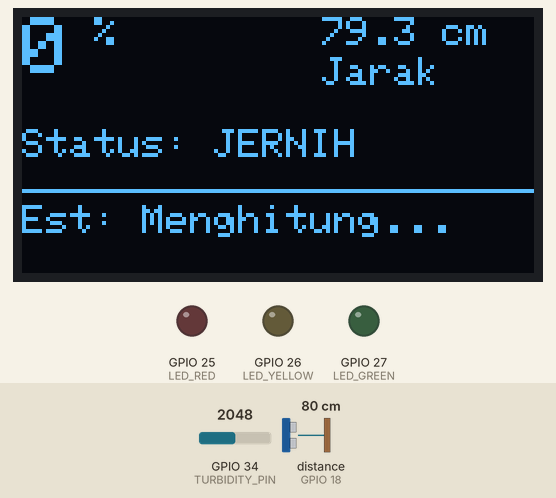
Bench run of a sketch on a simulated ESP32. Parts: 128×64 one-colour display, output pins drawn as LEDs (lit = HIGH). Wiring (inferred from the names in the program): ultrasonic range finder: trigger GPIO 5; echo GPIO 18. The inputs (shaded band) are chosen by the test bench; at power-on: GPIO 34 (TURBIDITY_PIN) = 2048, distance to the obstacle (sensor on GPIO 18) 80 cm. The echo pulse lasts 58.3 µs per cm; WiFi joins after 1.5 s; servers stay silent unless stated; uploads are accepted with an empty reply; the local clock reads 2024-03-15 10:24:30 at power-on unless the sketch sets it; pins used as bus, display or sensor lines are not drawn; what the sketch prints to the serial monitor is not drawn.

Above: at 5.7 s.
5.8 s: GPIO 34 (TURBIDITY_PIN) set to 1870
7.3 s: GPIO 34 (TURBIDITY_PIN) set to 1768
At 8.5 s:
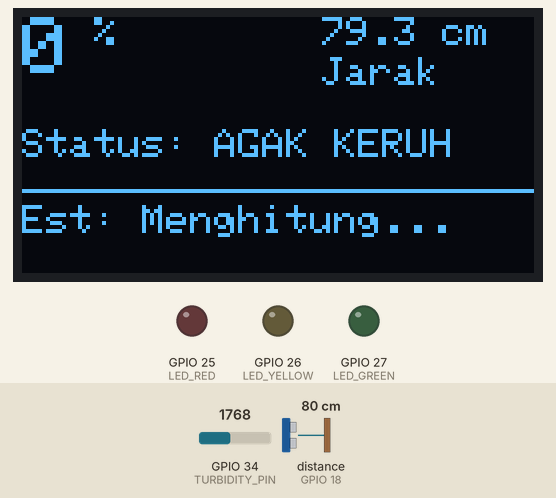
9.1 s: GPIO 34 (TURBIDITY_PIN) set to 1228
At 10.0 s:
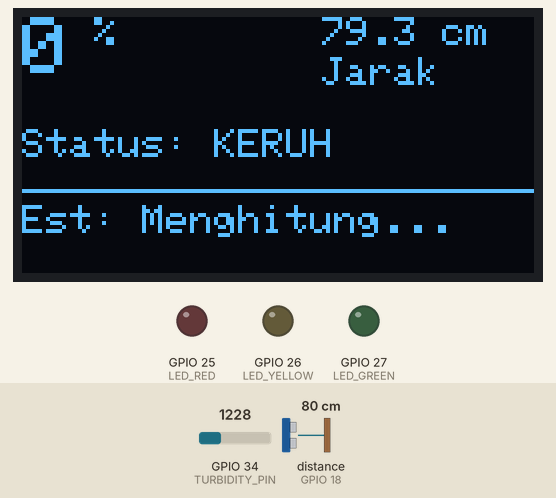
11.1 s: distance to the obstacle (sensor on GPIO 18) set to 2 cm
At 12.6 s:
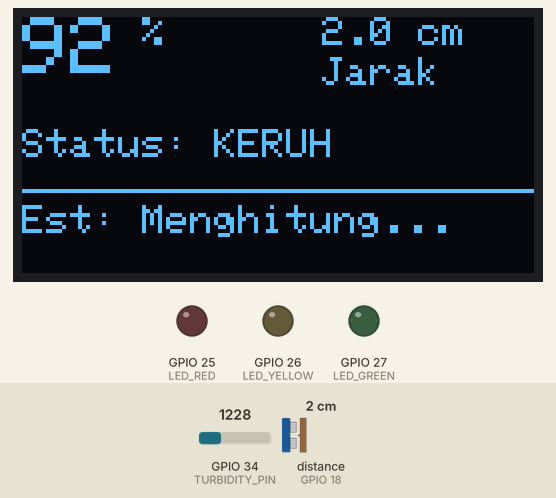
13.1 s: distance to the obstacle (sensor on GPIO 18) set to 6 cm
At 14.9 s:
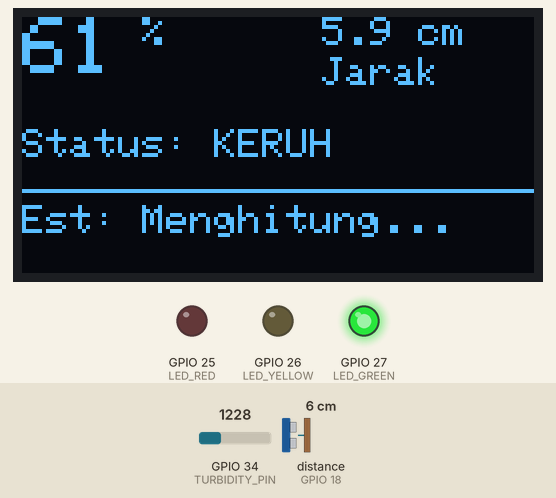
16.1 s: distance to the obstacle (sensor on GPIO 18) set to 9 cm
At 25.2 s:
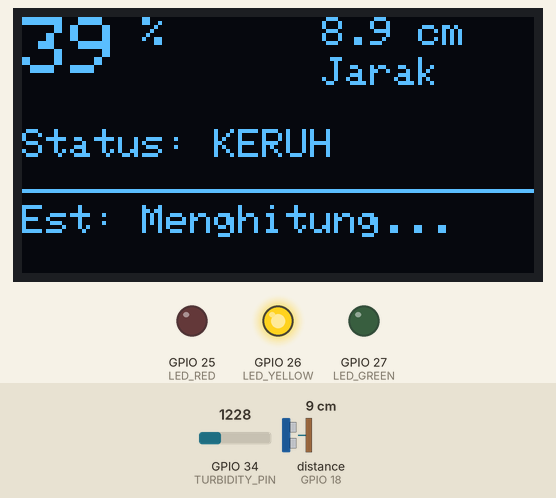
Timing chart, 0 to 26.0 s (numbered marks = the images above; inputs shaded):
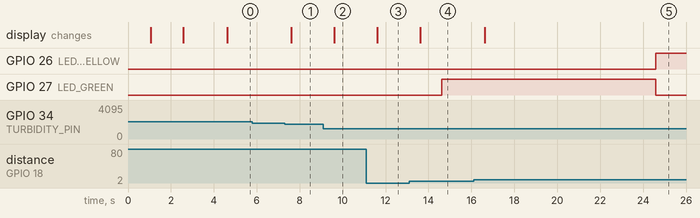

Measured:
- the behaviour switches between 1801 and 1800 on GPIO 34 (TURBIDITY_PIN) (found by bisection; images 0 and 1)
- the behaviour switches between 7 and 8 cm on distance to the obstacle (sensor on GPIO 18) (found by bisection; images 4 and 5)
- after the input at 5.8 s, every drawn part: stays the same
- after the input at 7.3 s, the display: changes after 0.31 s (image 1)
- after the input at 9.1 s, the display: changes after 0.52 s (image 2)
- after the input at 11.1 s, the display: changes after 0.51 s (image 3)
- after the input at 13.1 s, the display: changes after 0.51 s (image 4)
- after the input at 16.1 s, GPIO 26 (LED_YELLOW): LOW → HIGH after 8.5 s; GPIO 27 (LED_GREEN): HIGH → LOW after 8.5 s; the display: changes after 0.51 s (image 5)

The sketch:

monitoring-air.ino
```cpp
// ===================== MONITORING AIR - VERSI PRESISI TINGGI =====================
// Update: Threshold Turbidity Baru & Ultrasonik Float (0.1 cm resolution)

// #define BLYNK_TEMPLATE_ID "TMPL67ie_LrqP"
// #define BLYNK_TEMPLATE_NAME "Monitoring Level Air"
// #define BLYNK_AUTH_TOKEN "zEGrLk5l-VohIgMae9uO83qbB94xuo5m"

#include <WiFi.h>
// #include <BlynkSimpleEsp32.h> // Blynk dimatikan sementara
#include <HTTPClient.h>
#include <Wire.h>
#include <Adafruit_GFX.h>
#include <Adafruit_SSD1306.h>

// ===================== KONFIGURASI OLED =====================
#define SCREEN_WIDTH 128
#define SCREEN_HEIGHT 64
#define OLED_RESET -1
Adafruit_SSD1306 display(SCREEN_WIDTH, SCREEN_HEIGHT, &Wire, OLED_RESET);

// ===================== KONFIGURASI WIFI =====================
char ssid[] = "Galaxy";
char pass[] = "dandadan";

// ===================== KONFIGURASI SERVER =====================
const char* serverURL = "http://kel6.myiot.fun/api/sensor";

// ===================== PIN SENSOR =====================
#define TRIG 5
#define ECHO 18
#define TURBIDITY_PIN 34

// ===================== PIN LED TRAFFIC LIGHT =====================
#define LED_RED 25
#define LED_YELLOW 26
#define LED_GREEN 27

// ===================== VARIABEL GLOBAL =====================
long duration;
float distance;       // Kita pakai float agar bisa baca koma (misal 12.5 cm)
int waterLevelPercent;
int turbidityValue;
float turbidityVoltage;
String turbidityStatus;
float predictedHours = 0.0;
String timeRemaining = "Menghitung...";

const float maxHeight = 14.0; // Ubah ke float untuk presisi
const float minHeight = 1.0;

// BlynkTimer timer;
unsigned long lastSendTime = 0;
const unsigned long SEND_INTERVAL = 10000; // Kirim data tiap 10 detik

// ===================== FUNGSI UPDATE OLED (RAPI & JELAS) =====================
void updateOLED() {
  display.clearDisplay();
  display.setTextColor(SSD1306_WHITE);

  // --- BARIS 1: LEVEL AIR (Font Besar) ---
  display.setTextSize(2);
  display.setCursor(0, 0);
  display.print(waterLevelPercent);
  display.setTextSize(1);
  display.print(" %");

  // --- BARIS 1 (KANAN): JARAK (Presisi 1 Desimal) ---
  display.setTextSize(1);
  display.setCursor(75, 0);
  display.print(distance, 1); // Tampilkan 1 angka di belakang koma (cth: 12.5)
  display.println(" cm");

  display.setCursor(75, 10);
  display.print("Jarak");

  // --- BARIS 2: STATUS KEKERUHAN ---
  display.setCursor(0, 28);
  display.setTextSize(1);
  display.print("Status: ");
  display.println(turbidityStatus);

  // --- BARIS 3: GARIS PEMISAH ---
  display.drawLine(0, 43, 128, 43, SSD1306_WHITE);

  // --- BARIS 4: ESTIMASI ---
  display.setCursor(0, 47);
  display.print("Est: ");
  display.println(timeRemaining);

  display.display();
}

// ===================== FUNGSI LAMPU INDIKATOR =====================
void updateTrafficLight() {
  if (waterLevelPercent >= 50) {
    digitalWrite(LED_GREEN, HIGH);
    digitalWrite(LED_YELLOW, LOW);
    digitalWrite(LED_RED, LOW);
  }
  else if (waterLevelPercent > 20 && waterLevelPercent < 50) {
    digitalWrite(LED_GREEN, LOW);
    digitalWrite(LED_YELLOW, HIGH);
    digitalWrite(LED_RED, LOW);
  }
  else {
    digitalWrite(LED_GREEN, LOW);
    digitalWrite(LED_YELLOW, LOW);
    digitalWrite(LED_RED, HIGH);
  }
}

// ===================== FUNGSI KIRIM DATA KE SERVER =====================
bool sendToServer(float turbidity, float dist, int level) {
  if (WiFi.status() != WL_CONNECTED) {
    Serial.println("❌ WiFi not connected");
    return false;
  }

  HTTPClient http;
  http.begin(serverURL);
  http.addHeader("Content-Type", "application/json");

  String jsonBody = "{";
  jsonBody += "\"turbidity\":" + String(turbidity, 2) + ",";
  jsonBody += "\"distance\":" + String(dist, 1) + ","; // Kirim presisi
  jsonBody += "\"water_level\":" + String(level);
  jsonBody += "}";

  Serial.print("📤 POST: ");
  Serial.println(jsonBody);

  int httpResponseCode = http.POST(jsonBody);

  if (httpResponseCode > 0) {
    String response = http.getString();
    Serial.println("✅ Resp: " + response);

    // Parsing Prediksi
    int idxHours = response.indexOf("\"predicted_hours\":");
    if (idxHours > 0) {
      int start = idxHours + 18;
      int end = response.indexOf(",", start);
      if (end == -1) end = response.indexOf("}", start);
      String hoursStr = response.substring(start, end);
      predictedHours = hoursStr.toFloat();
    }

    int idxTime = response.indexOf("\"time\":\"");
    if (idxTime > 0) {
      int start = idxTime + 8;
      int end = response.indexOf("\"", start);
      timeRemaining = response.substring(start, end);
      Serial.println("🔮 Est: " + timeRemaining);
    }
    http.end();
    return true;
  } else {
    Serial.print("❌ Error: ");
    Serial.println(httpResponseCode);
    http.end();
    return false;
  }
}

// ===================== FUNGSI BACA SENSOR (UTAMA) =====================
void sendSensor() {
  // === 1. Sensor Ultrasonik (Mode Presisi Float) ===
  digitalWrite(TRIG, LOW);
  delayMicroseconds(2);
  digitalWrite(TRIG, HIGH);
  delayMicroseconds(10);
  digitalWrite(TRIG, LOW);

  duration = pulseIn(ECHO, HIGH);
  // Rumus: (durasi * 0.034) / 2. Hasilnya Float (ada komanya)
  distance = duration * 0.034 / 2.0;

  // Hitung Persen dengan Matematika Float (Biar halus)
  float waterHeight = maxHeight - distance;

  // Rumus Persen Manual (Bukan map integer)
  // (Tinggi Air / Total Range) * 100
  float percentFloat = (waterHeight / (maxHeight - minHeight)) * 100.0;

  // Konversi ke Int setelah perhitungan selesai
  waterLevelPercent = (int)percentFloat;
  waterLevelPercent = constrain(waterLevelPercent, 0, 100);

  // === 2. Sensor Kekeruhan (LOGIKA BARU >1800, >1750) ===
  turbidityValue = analogRead(TURBIDITY_PIN);
  turbidityVoltage = turbidityValue * (3.3 / 4095.0);

  // THRESHOLD BARU:
  // Jernih: > 1800
  // Agak Keruh: 1751 - 1800
  // Keruh: <= 1750

  if (turbidityValue > 1800) {
    turbidityStatus = "JERNIH";
  }
  else if (turbidityValue > 1750) {
    turbidityStatus = "AGAK KERUH";
  }
  else {
    turbidityStatus = "KERUH";
  }

  // === Update Output ===
  updateTrafficLight();

  bool serverSuccess = sendToServer(turbidityVoltage, distance, waterLevelPercent);
  if (serverSuccess) Serial.println("✅ DB OK");
  else Serial.println("⚠️ DB Fail");

  // === Blynk (OFF) ===
  // Blynk.virtualWrite(V0, waterLevelPercent);
  // Blynk.virtualWrite(V1, String(distance, 1) + " cm"); // Kirim desimal
  // Blynk.virtualWrite(V6, turbidityVoltage);
  // Blynk.virtualWrite(V7, turbidityStatus);

  updateOLED();

  // Debug
  Serial.print("Jarak: ");
  Serial.print(distance, 1); // 1 angka belakang koma
  Serial.print("cm | Lvl: ");
  Serial.print(waterLevelPercent);
  Serial.print("% | ADC: ");
  Serial.print(turbidityValue);
  Serial.print(" | Stat: ");
  Serial.println(turbidityStatus);
}

// ===================== FUNGSI DISPLAY REALTIME (CEPAT) =====================
void updateDisplayRealtime() {
  // Baca Ultrasonik
  digitalWrite(TRIG, LOW);
  delayMicroseconds(2);
  digitalWrite(TRIG, HIGH);
  delayMicroseconds(10);
  digitalWrite(TRIG, LOW);

  duration = pulseIn(ECHO, HIGH);
  distance = duration * 0.034 / 2.0;

  float waterHeight = maxHeight - distance;
  float percentFloat = (waterHeight / (maxHeight - minHeight)) * 100.0;

  waterLevelPercent = (int)percentFloat;
  waterLevelPercent = constrain(waterLevelPercent, 0, 100);

  // Baca Turbidity
  turbidityValue = analogRead(TURBIDITY_PIN);

  if (turbidityValue > 1800) {
    turbidityStatus = "JERNIH";
  }
  else if (turbidityValue > 1750) {
    turbidityStatus = "AGAK KERUH";
  }
  else {
    turbidityStatus = "KERUH";
  }

  updateOLED();
}

// ===================== SETUP =====================
void setup() {
  Serial.begin(115200);
  delay(1000);

  // Init OLED
  if (!display.begin(SSD1306_SWITCHCAPVCC, 0x3C)) {
    Serial.println(F("OLED gagal!"));
    for (;;);
  }

  display.clearDisplay();
  display.setTextSize(1);
  display.setTextColor(SSD1306_WHITE);
  display.setCursor(0, 0);
  display.println("Connecting WiFi...");
  display.display();

  pinMode(TRIG, OUTPUT);
  pinMode(ECHO, INPUT);
  pinMode(TURBIDITY_PIN, INPUT);

  pinMode(LED_RED, OUTPUT);
  pinMode(LED_YELLOW, OUTPUT);
  pinMode(LED_GREEN, OUTPUT);

  digitalWrite(LED_RED, LOW);
  digitalWrite(LED_YELLOW, LOW);
  digitalWrite(LED_GREEN, LOW);

  // WiFi
  WiFi.begin(ssid, pass);
  int attempts = 0;
  while (WiFi.status() != WL_CONNECTED && attempts < 20) {
    delay(500);
    attempts++;
  }

  if (WiFi.status() == WL_CONNECTED) {
    Serial.println("\n✅ WiFi OK");
    display.clearDisplay();
    display.setCursor(0, 0);
    display.println("WiFi Connected!");
    display.print("IP: ");
    display.println(WiFi.localIP());
    display.display();
    delay(2000);
  } else {
    display.clearDisplay();
    display.setCursor(0, 0);
    display.println("WiFi Failed!");
    display.display();
  }

  configTime(7 * 3600, 0, "pool.ntp.org", "time.google.com");

  // Blynk.begin(BLYNK_AUTH_TOKEN, ssid, pass); // OFF

  lastSendTime = millis();
}

// ===================== LOOP =====================
void loop() {
  // Blynk.run(); // OFF

  unsigned long currentTime = millis();

  // 1. Update Layar (Cepat: 0.5 detik)
  static unsigned long lastDisplayUpdate = 0;
  if (currentTime - lastDisplayUpdate >= 500) {
    updateDisplayRealtime();
    lastDisplayUpdate = currentTime;
  }

  // 2. Kirim Data Server (Lambat: 10 detik)
  if (currentTime - lastSendTime >= SEND_INTERVAL) {
    sendSensor();
    lastSendTime = currentTime;
  }
}
```
